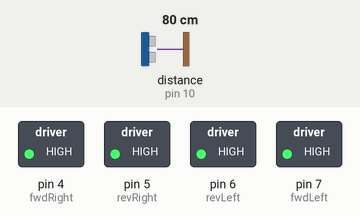
Bench run of a sketch on a simulated Arduino Uno, built with avr-gcc and run on an emulated ATmega328P. Shown: switched loads named in the sketch (green lamp = pin HIGH). Dashed ring = blinking. Inputs (shaded band) come from the test bench; at power-on: distance to the obstacle (sensor on pin 10) 80 cm. The echo pulse lasts 58.3 µs per cm.

Above: at 0.1 s.
At 12.11 s:
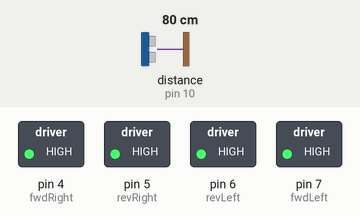
12.5 s: distance to the obstacle (sensor on pin 10) set to 120 cm
At 17.1 s:
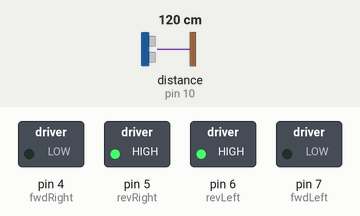
Timing chart, 0 to 22.0 s (numbered marks = the images above; inputs shaded):
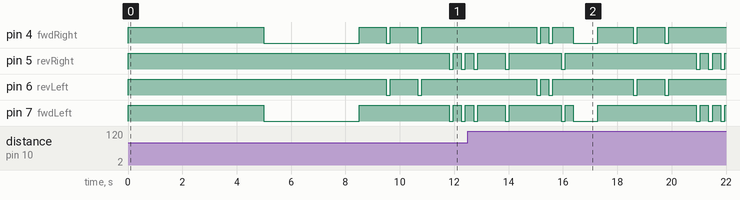

The sketch:

carrinho.ino
```cpp
#include <Ultrasonic.h>

int trigPin = 9;
int echoPin = 10;
Ultrasonic ultrasonic(trigPin, echoPin);


int fwdRight = 4;       //0 to activate
int revRight = 5;
int revLeft = 6;
int fwdLeft = 7;
int distances[5]; //0 - front; 1 - shortleft; 2 - longleft; 3 -shortright; 4 - longright;
int distancesAux[5];
int distancesSum;
//int distShortLeft = 0;
//int distLongLeft = 0;
//int distShortRight = 0;
//int distLongRight = 0;
//int distFront = 0;
bool sprint = false;

void setup() {

  Serial.begin(9600);
  pinMode(revRight, OUTPUT);      // set Motor pins as output
  pinMode(fwdRight, OUTPUT);
  pinMode(fwdLeft, OUTPUT);
  pinMode(revLeft, OUTPUT);
  pinMode(trigPin, OUTPUT);         // set trig pin as output
  pinMode(echoPin, INPUT);

  for(int i = 0; i<5 ; i++)
  {
    distances[i] = 0;
  }

  stopCar();
  delay(5000);

}

void loop() {
  if(sprint==false)
  {
    forward();
    delay(3500);
    stopCar();
    sprint=true;
  }
  else
  {
  distancesSum = 0;
  probe();
  for(int i = 0 ; i < 5 ; i++)
  {
    distances[i] = (distances[i] >= 160) ? 0 : distances[i];
    distancesSum = distancesSum + distances[i];
  }

  if(distancesSum <= 125)
  {
    backwards();
    delay(300);
    stopCar();
    delay(300);
  }
  else
  {
    for(int i = 0; i < 5 ; i++)
    {
      distancesAux[i] = distances[i];
    }

    qsort(distancesAux, 5, sizeof(int), cmpfunc);

    if(distancesAux[4] == distances[0])//forward
    {
      forward();
      delay(900);
      stopCar();
      delay(300);
    }else if(distancesAux[4] == distances[1])//shortLeft
    {
      turnLeft();
      delay(150);
      stopCar();
      delay(300);
      forward();
      delay(900);
      stopCar();
      delay(300);
    }
    else if(distancesAux[4] == distances[2]) //longLeft
    {
      turnLeft();
      delay(150);
      stopCar();
      delay(300);

      turnLeft();
      delay(150);
      stopCar();
      delay(300);

      forward();
      delay(900);
      stopCar();
      delay(300);
    }
    else if(distancesAux[4] == distances[3])
    {
      turnRight();
      delay(150);
      stopCar();
      delay(300);
      forward();
      delay(900);
      stopCar();
      delay(300);
    }
    else
    {
      turnRight();
      delay(150);
      stopCar();
      delay(300);

      turnRight();
      delay(150);
      stopCar();
      delay(300);

      forward();
      delay(900);
      stopCar();
      delay(300);
    }
  }
  }


}

void stopCar()
{
  digitalWrite(revRight, 1);
  digitalWrite(revLeft, 1);
  digitalWrite(fwdRight, 1);
  digitalWrite(fwdLeft, 1);
}
void turnRight()
{
  digitalWrite(fwdLeft, 0);
  digitalWrite(revRight, 0);
}
void turnLeft()
{
  digitalWrite(fwdRight, 0);
  digitalWrite(revLeft, 0);
}
void forward()
{
  digitalWrite(fwdRight, 0);
  digitalWrite(fwdLeft, 0);
}
void backwards()
{
  digitalWrite(revRight, 0);
  digitalWrite(revLeft, 0);
}
void probe()
{
  delay(1000);
  distances[0] = ultrasonic.read(CM);

  turnLeft();
  delay(150);
  stopCar();
  delay(1000);
  distances[1] = ultrasonic.read(CM);

  turnLeft();
  delay(150);
  stopCar();
  delay(1000);
  distances[2] = ultrasonic.read(CM);

  turnRight();
  delay(150);
  stopCar();
  delay(300);
  turnRight();
  delay(150);
  stopCar();
  delay(300);

  turnRight();
  delay(150);
  stopCar();
  delay(1000);
  distances[3] = ultrasonic.read(CM);

  turnRight();
  delay(150);
  stopCar();
  delay(1000);
  distances[4] = ultrasonic.read(CM);

  turnLeft();
  delay(150);
  stopCar();
  delay(300);
  turnLeft();
  delay(150);
  stopCar();
  delay(300);
}

int cmpfunc (const void * a, const void * b) {
   return ( *(int*)a - *(int*)b );
}
```
